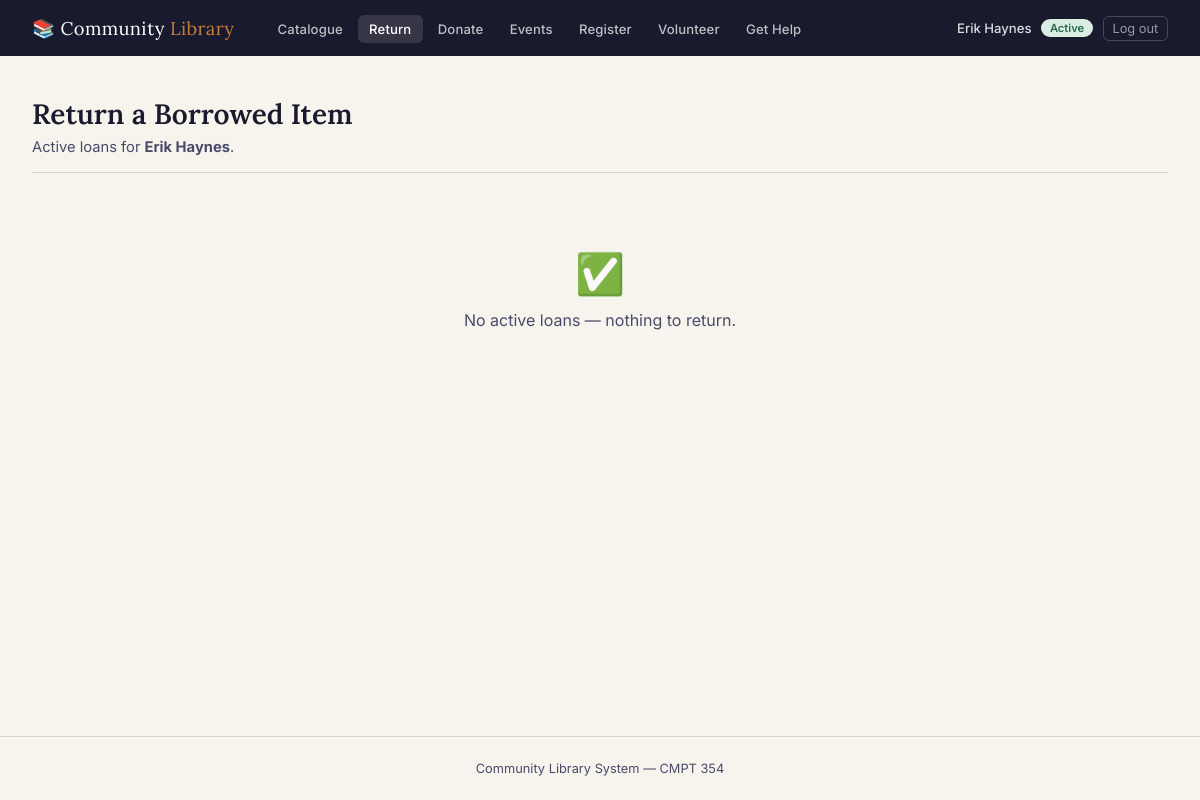
/return (signed in), run on the app's committed database.
### tables this page shows
CREATE TABLE Member (
    member_id        INTEGER PRIMARY KEY AUTOINCREMENT,
    first_name       TEXT    NOT NULL,
    last_name        TEXT    NOT NULL,
    email            TEXT    NOT NULL UNIQUE,
    library_id       INTEGER NOT NULL REFERENCES Library(library_id),
    member_status_id INTEGER NOT NULL REFERENCES Member_Status(member_status_id)
);

CREATE TABLE Member_Status (
    member_status_id INTEGER PRIMARY KEY AUTOINCREMENT,
    status_name      TEXT    NOT NULL UNIQUE        -- e.g. Active, Suspended, Expired
);

### library_webapp/app.py (the view, shortened to what this page needs)
@app.route("/return", methods=["GET", "POST"])
@login_required
def return_item():
    member_id = session["member_id"]
    loans = query(
        """SELECT l.loan_id, i.title, l.loan_date, l.due_date
           FROM   Loan l
           JOIN   Item_Copy ic ON ic.item_copy_id = l.item_copy_id
           JOIN   Item      i  ON i.item_id       = ic.item_id
           WHERE  l.member_id = ? AND l.returned_date IS NULL
           ORDER  BY l.due_date""", (member_id,)
    )
    return render_template("return.html", loans=loans)

### library_webapp/app.py (called while the page is built)
def get_db():
    if "db" not in g:
        g.db = sqlite3.connect(DB_PATH)
        g.db.row_factory = sqlite3.Row
        g.db.execute("PRAGMA foreign_keys = ON;")
    return g.db

def query(sql, params=()):
    return get_db().execute(sql, params).fetchall()

def query_one(sql, params=()):
    return get_db().execute(sql, params).fetchone()

def login_required(f):
    @wraps(f)
    def decorated(*args, **kwargs):
        if "member_id" not in session:
            flash("Please log in to access this page.", "info")
            return redirect(url_for("login"))
        return f(*args, **kwargs)
    return decorated

@app.context_processor
def inject_globals():
    try:
        libraries = query("SELECT library_id, name FROM Library ORDER BY name")
        types     = query("SELECT type_id, type_name FROM Type ORDER BY type_name")
    except Exception:
        libraries, types = [], []
    current_member = None
    if "member_id" in session:
        try:
            current_member = query_one(
                """SELECT m.member_id, m.first_name, m.last_name, ms.status_name
                   FROM Member m
                   JOIN Member_Status ms ON ms.member_status_id = m.member_status_id
                   WHERE m.member_id = ?""", (session["member_id"],)
            )
        except Exception:
            pass
    return dict(libraries=libraries, item_types=types, today=date.today().isoformat(),
                current_member=current_member)

### library_webapp/templates/return.html (shortened to what this page needs)
{% extends "base.html" %}
{% block content %}
<div class="page-header">
  <h1>Return a Borrowed Item</h1>
  <p>Active loans for <strong>{{ current_member['first_name'] }} {{ current_member['last_name'] }}</strong>.</p>
</div>
{% if loans %}
<div class="table-wrap">
  <table>
    <thead>
      <tr><th>Loan ID</th><th>Title</th><th>Borrowed</th><th>Due</th><th>Action</th></tr>
    </thead>
    <tbody>
      {% for loan in loans %}
      <tr>
        <td>{{ loan['loan_id'] }}</td>
        <td><strong>{{ loan['title'] }}</strong></td>
        <td>{{ loan['loan_date'] }}</td>
        <td>
          {% if loan['due_date'] < today %}
            <span class="badge badge-warm">{{ loan['due_date'] }} ⚠ overdue</span>
          {% else %}
            {{ loan['due_date'] }}
          {% endif %}
        </td>
        <td>
          <form method="post" style="display:inline;">
            <input type="hidden" name="loan_id" value="{{ loan['loan_id'] }}">
            <button type="submit" class="btn btn-primary btn-sm">Return</button>
          </form>
        </td>
      </tr>
      {% endfor %}
    </tbody>
  </table>
</div>
{% else %}
<div class="empty-state">
  <div class="icon">✅</div>
  <p>No active loans — nothing to return.</p>
</div>
{% endif %}
{% endblock %}

### library_webapp/templates/base.html (shortened to what this page needs)
<!DOCTYPE html>
<html lang="en">
<head>
</head>
<body>
  <nav>
    <a class="nav-brand" href="{{ url_for('index') }}">&#128218; Community <span>Library</span></a>
    <ul class="nav-links">
      <li><a href="{{ url_for('items') }}"      {% if request.endpoint in ('items', 'borrow') %}class="active"{% endif %}>Catalogue</a></li>
      <li><a href="{{ url_for('return_item') }}"{% if request.endpoint == 'return_item'%}class="active"{% endif %}>Return</a></li>
      <li><a href="{{ url_for('donate') }}"     {% if request.endpoint == 'donate'     %}class="active"{% endif %}>Donate</a></li>
      <li><a href="{{ url_for('events') }}"     {% if request.endpoint == 'events'     %}class="active"{% endif %}>Events</a></li>
      <li><a href="{{ url_for('register') }}"   {% if request.endpoint == 'register'   %}class="active"{% endif %}>Register</a></li>
      <li><a href="{{ url_for('volunteer') }}"  {% if request.endpoint == 'volunteer'  %}class="active"{% endif %}>Volunteer</a></li>
      <li><a href="{{ url_for('ask_help') }}"   {% if request.endpoint == 'ask_help'   %}class="active"{% endif %}>Get Help</a></li>
    </ul>
    <div class="nav-user">
      {% if current_member %}
        <span class="nav-member-name">{{ current_member['first_name'] }} {{ current_member['last_name'] }}</span>
        <span class="badge {% if current_member['status_name'] == 'Active' %}badge-green{% elif current_member['status_name'] == 'Suspended' %}badge-warm{% else %}badge-grey{% endif %}">
          {{ current_member['status_name'] }}
        </span>
        <a href="{{ url_for('logout') }}" class="nav-logout">Log out</a>
      {% else %}
        <a href="{{ url_for('login') }}" class="nav-login">Log in</a>
      {% endif %}
    </div>
  </nav>
  <main>
    {% block content %}{% endblock %}
  </main>
  <footer>Community Library System &mdash; CMPT 354</footer>
</body>
</html>

### library_webapp/templates/base.html (style rules this page uses)
*, *::before, *::after { box-sizing: border-box; margin: 0; padding: 0; }
:root { --ink: #1a1a2e; --ink-soft: #4a4a6a; --rule: #d8d4c8; --parchment: #f7f4ee; --page: #ffffff; --accent: #2d6a4f; --accent-lt: #d8ede3; --warm: #c77c3a; --warn-bg: #fef3e2; --error-bg: #fdecea; --error: #b33a2e; --radius: 6px; --shadow: 0 1px 4px rgba(26,26,46,.08); }
body { font-family: 'Inter', sans-serif; background: var(--parchment); color: var(--ink); min-height: 100vh; display: flex; flex-direction: column; }
nav { background: var(--ink); padding: 0 2rem; display: flex; align-items: center; gap: 2rem; height: 56px; position: sticky; top: 0; z-index: 100; }
.nav-brand { font-family: 'Lora', serif; font-size: 1.15rem; color: #fff; text-decoration: none; letter-spacing: .02em; white-space: nowrap; }
.nav-brand span { color: var(--warm); }
.nav-links { display: flex; gap: .25rem; flex-wrap: wrap; list-style: none; }
.nav-links a { color: rgba(255,255,255,.72); text-decoration: none; font-size: .82rem; font-weight: 500; padding: .35rem .7rem; border-radius: var(--radius); transition: background .15s, color .15s; letter-spacing: .01em; }
.nav-links a:hover, .nav-links a.active { background: rgba(255,255,255,.12); color: #fff; }
.nav-user { margin-left: auto; display: flex; align-items: center; gap: .6rem; flex-shrink: 0; white-space: nowrap; }
.nav-member-name { font-size: .82rem; color: rgba(255,255,255,.85); font-weight: 500; }
.nav-user .badge { font-size: .7rem; }
.nav-user a.nav-logout { color: rgba(255,255,255,.55); text-decoration: none; font-size: .8rem; padding: .25rem .55rem; border: 1px solid rgba(255,255,255,.2); border-radius: var(--radius); transition: background .15s, color .15s; }
main { flex: 1; padding: 2.5rem 2rem; width: 100%; }
.page-header { margin-bottom: 1.75rem; padding-bottom: 1rem; border-bottom: 1px solid var(--rule); }
.page-header h1 { font-family: 'Lora', serif; font-size: 1.75rem; font-weight: 600; color: var(--ink); }
.page-header p { margin-top: .35rem; color: var(--ink-soft); font-size: .92rem; }
.badge { display: inline-block; padding: .15rem .55rem; border-radius: 20px; font-size: .75rem; font-weight: 600; }
.badge-green { background: var(--accent-lt); color: var(--accent); }
.empty-state { text-align: center; padding: 3rem 1rem; color: var(--ink-soft); }
.empty-state .icon { font-size: 2.5rem; margin-bottom: .75rem; }
footer { text-align: center; padding: 1.5rem; font-size: .8rem; color: var(--ink-soft); border-top: 1px solid var(--rule); }

### data on the page
Member: first_name "Erik", last_name "Haynes"
Member_Status: status_name "Active"
